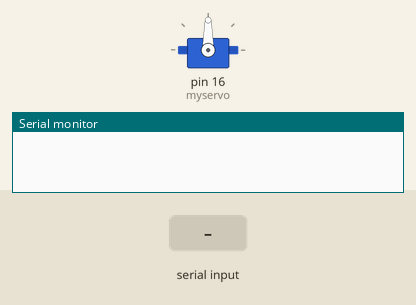
A sketch run on a simulated Arduino Uno, built with avr-gcc and run on an emulated ATmega328P. Shown: servo, the last lines printed to the serial monitor. The test bench sets the inputs (shaded band).

Above: at 1.2 s.
1.3 s: "1" received over the second serial link
At 3.2 s:
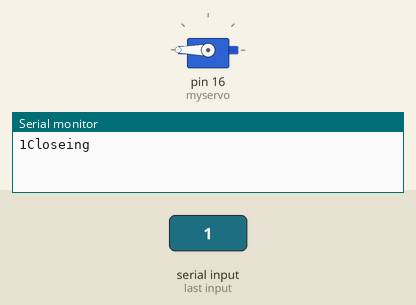
4.3 s: "0" received over the second serial link
At 4.45 s:
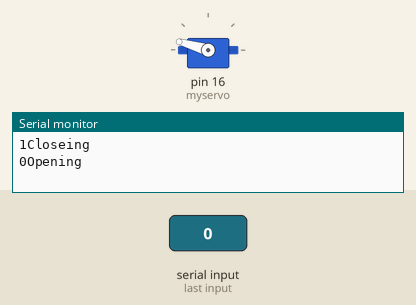
At 6.5 s:
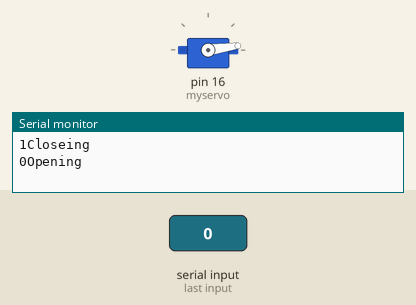
Timing chart, 0 to 8.0 s (numbered marks = the images above; inputs shaded):
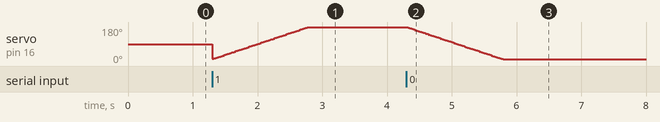

The sketch:

bombay.ino
```cpp
#include <Servo.h>
#include <SoftwareSerial.h>

SoftwareSerial XBee(10, 11); // RX, TX
Servo myservo;  // create servo object to control a servo
float pos = 10;    // variable to store the servo position

void openServo() {
  while (pos >= 10) {
    myservo.write(pos - 1.5);
    pos -= 1.5;
    delay(13);
  }
}

void closeServo() {
  while (pos <= 180) {
    myservo.write(pos + 1.5);
    pos += 1.5;
    delay(13);
  }
}

void setup() {
  // put your setup code here, to run once:
  myservo.attach(16);
  XBee.begin(9600);
  Serial.begin(9600);
}

void loop() {
  // put your main code here, to run repeatedly:
  if (XBee.available()) {
    byte input = XBee.read();
    Serial.write(input);
    if (input == '0') {
      Serial.println("Opening");
      openServo();
    } else if(input == '1') {
      Serial.println("Closeing");
      closeServo();
    }
  }
}
```

Measured:
- after the input at 4.3 s, servo on pin 16 (myservo): moves from 180° to 8° over 1.5 s, starting at once
